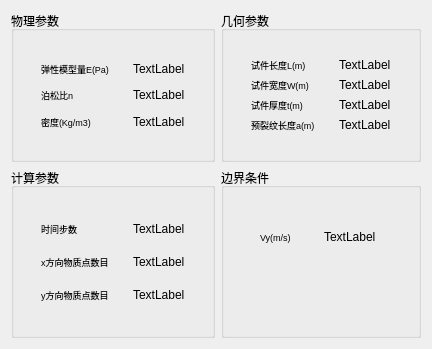
     <widget class="QWidget" name="page1_3">
      <layout class="QGridLayout" name="gridLayout_4">
       <item row="0" column="0">
        <widget class="QGroupBox" name="box3_1">
         <property name="title">
          <string>物理参数</string>
         </property>
         <layout class="QVBoxLayout" name="verticalLayout_19">
          <item>
           <widget class="QWidget" name="widget_27" native="true">
            <layout class="QHBoxLayout" name="horizontalLayout_21">
             <item>
              <widget class="QWidget" name="widget_28" native="true">
               <layout class="QVBoxLayout" name="verticalLayout_20">
                <item>
                 <widget class="QLabel" name="lab3_1">
                  <property name="font">
                   <font>
                    <pointsize>7</pointsize>
                   </font>
                  </property>
                  <property name="text">
                   <string>弹性模型量E(Pa)</string>
                  </property>
                 </widget>
                </item>
                <item>
                 <widget class="QLabel" name="lab3_2">
                  <property name="font">
                   <font>
                    <pointsize>7</pointsize>
                   </font>
                  </property>
                  <property name="text">
                   <string>泊松比n</string>
                  </property>
                 </widget>
                </item>
                <item>
                 <widget class="QLabel" name="lab3_3">
                  <property name="font">
                   <font>
                    <pointsize>7</pointsize>
                   </font>
                  </property>
                  <property name="text">
                   <string>密度(Kg/m3)</string>
                  </property>
                 </widget>
                </item>
               </layout>
              </widget>
             </item>
             <item>
              <widget class="QWidget" name="widget_29" native="true">
               <layout class="QVBoxLayout" name="verticalLayout_21">
                <item>
                 <widget class="QLabel" name="data3_1">
                  <property name="text">
                   <string>TextLabel</string>
                  </property>
                 </widget>
                </item>
                <item>
                 <widget class="QLabel" name="data3_2">
                  <property name="text">
                   <string>TextLabel</string>
                  </property>
                 </widget>
                </item>
                <item>
                 <widget class="QLabel" name="data3_3">
                  <property name="text">
                   <string>TextLabel</string>
                  </property>
                 </widget>
                </item>
               </layout>
              </widget>
             </item>
            </layout>
           </widget>
          </item>
         </layout>
        </widget>
       </item>
       <item row="0" column="1">
        <widget class="QGroupBox" name="box3_2">
         <property name="title">
          <string>几何参数</string>
         </property>
         <layout class="QHBoxLayout" name="horizontalLayout_32">
          <item>
           <widget class="QWidget" name="widget_30" native="true">
            <layout class="QHBoxLayout" name="horizontalLayout_24">
             <item>
              <widget class="QWidget" name="widget_31" native="true">
               <layout class="QVBoxLayout" name="verticalLayout_25">
                <item>
                 <widget class="QLabel" name="lab3_4">
                  <property name="font">
                   <font>
                    <pointsize>7</pointsize>
                   </font>
                  </property>
                  <property name="text">
                   <string>试件长度L(m)</string>
                  </property>
                 </widget>
                </item>
                <item>
                 <widget class="QLabel" name="lab3_5">
                  <property name="font">
                   <font>
                    <pointsize>7</pointsize>
                   </font>
                  </property>
                  <property name="text">
                   <string>试件宽度W(m)</string>
                  </property>
                 </widget>
                </item>
                <item>
                 <widget class="QLabel" name="lab3_6">
                  <property name="font">
                   <font>
                    <pointsize>7</pointsize>
                   </font>
                  </property>
                  <property name="text">
                   <string>试件厚度t(m)</string>
                  </property>
                 </widget>
                </item>
                <item>
                 <widget class="QLabel" name="lab3_7">
                  <property name="font">
                   <font>
                    <pointsize>7</pointsize>
                   </font>
                  </property>
                  <property name="text">
                   <string>预裂纹长度a(m)</string>
                  </property>
                 </widget>
                </item>
               </layout>
              </widget>
             </item>
             <item>
              <widget class="QWidget" name="widget_32" native="true">
               <layout class="QVBoxLayout" name="verticalLayout_26">
                <item>
                 <widget class="QLabel" name="data3_4">
                  <property name="text">
                   <string>TextLabel</string>
                  </property>
                 </widget>
                </item>
                <item>
                 <widget class="QLabel" name="data3_5">
                  <property name="text">
                   <string>TextLabel</string>
                  </property>
                 </widget>
                </item>
                <item>
                 <widget class="QLabel" name="data3_6">
                  <property name="text">
                   <string>TextLabel</string>
                  </property>
                 </widget>
                </item>
                <item>
                 <widget class="QLabel" name="data3_7">
                  <property name="text">
                   <string>TextLabel</string>
                  </property>
                 </widget>
                </item>
               </layout>
              </widget>
             </item>
            </layout>
           </widget>
          </item>
         </layout>
        </widget>
       </item>
       <item row="1" column="0">
        <widget class="QGroupBox" name="box3_3">
         <property name="minimumSize">
          <size>
           <width>0</width>
           <height>170</height>
          </size>
         </property>
         <property name="title">
          <string>计算参数</string>
         </property>
         <layout class="QHBoxLayout" name="horizontalLayout_22">
          <item>
           <widget class="QWidget" name="widget_33" native="true">
            <layout class="QHBoxLayout" name="horizontalLayout_23">
             <item>
              <widget class="QWidget" name="widget_34" native="true">
               <layout class="QVBoxLayout" name="verticalLayout_22">
                <item>
                 <widget class="QLabel" name="lab3_8">
                  <property name="font">
                   <font>
                    <pointsize>7</pointsize>
                   </font>
                  </property>
                  <property name="text">
                   <string>时间步数</string>
                  </property>
                 </widget>
                </item>
                <item>
                 <widget class="QLabel" name="lab3_9">
                  <property name="font">
                   <font>
                    <pointsize>7</pointsize>
                   </font>
                  </property>
                  <property name="text">
                   <string>x方向物质点数目</string>
                  </property>
                 </widget>
                </item>
                <item>
                 <widget class="QLabel" name="lab3_10">
                  <property name="font">
                   <font>
                    <pointsize>7</pointsize>
                   </font>
                  </property>
                  <property name="text">
                   <string>y方向物质点数目</string>
                  </property>
                 </widget>
                </item>
               </layout>
              </widget>
             </item>
             <item>
              <widget class="QWidget" name="widget_35" native="true">
               <layout class="QVBoxLayout" name="verticalLayout_23">
                <item>
                 <widget class="QLabel" name="data3_8">
                  <property name="text">
                   <string>TextLabel</string>
                  </property>
                 </widget>
                </item>
                <item>
                 <widget class="QLabel" name="data3_9">
                  <property name="text">
                   <string>TextLabel</string>
                  </property>
                 </widget>
                </item>
                <item>
                 <widget class="QLabel" name="data3_10">
                  <property name="text">
                   <string>TextLabel</string>
                  </property>
                 </widget>
                </item>
               </layout>
              </widget>
             </item>
            </layout>
           </widget>
          </item>
         </layout>
        </widget>
       </item>
       <item row="1" column="1">
        <widget class="QGroupBox" name="box3_4">
         <property name="title">
          <string>边界条件</string>
         </property>
         <layout class="QHBoxLayout" name="horizontalLayout_18">
          <item>
           <widget class="QWidget" name="widget_36" native="true">
            <layout class="QHBoxLayout" name="horizontalLayout_19">
             <item>
              <widget class="QWidget" name="widget_37" native="true">
               <layout class="QVBoxLayout" name="verticalLayout_39">
                <item>
                 <widget class="QWidget" name="widget_38" native="true">
                  <layout class="QHBoxLayout" name="horizontalLayout_20">
                   <item>
                    <widget class="QLabel" name="lab3_11">
                     <property name="maximumSize">
                      <size>
                       <width>100</width>
                       <height>16777215</height>
                      </size>
                     </property>
                     <property name="font">
                      <font>
                       <pointsize>7</pointsize>
                      </font>
                     </property>
                     <property name="text">
                      <string>Vy(m/s)</string>
                     </property>
                    </widget>
                   </item>
                   <item>
                    <widget class="QLabel" name="data3_11">
                     <property name="text">
                      <string>TextLabel</string>
                     </property>
                    </widget>
                   </item>
                  </layout>
                 </widget>
                </item>
                <item>
                 <widget class="QWidget" name="widget_39" native="true">
                  <layout class="QHBoxLayout" name="horizontalLayout_37"/>
                 </widget>
                </item>
               </layout>
              </widget>
             </item>
            </layout>
           </widget>
          </item>
         </layout>
        </widget>
       </item>
      </layout>
     </widget>
